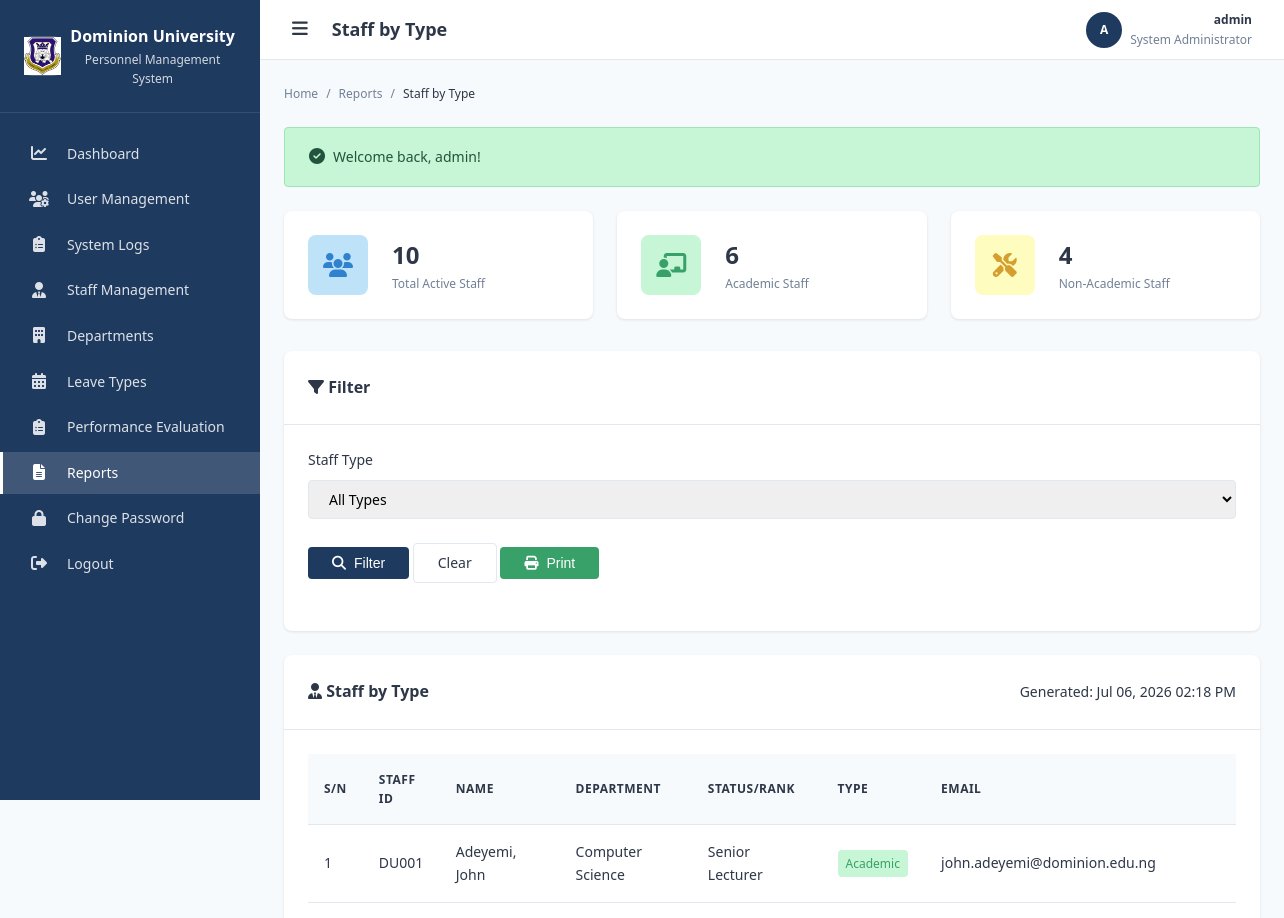
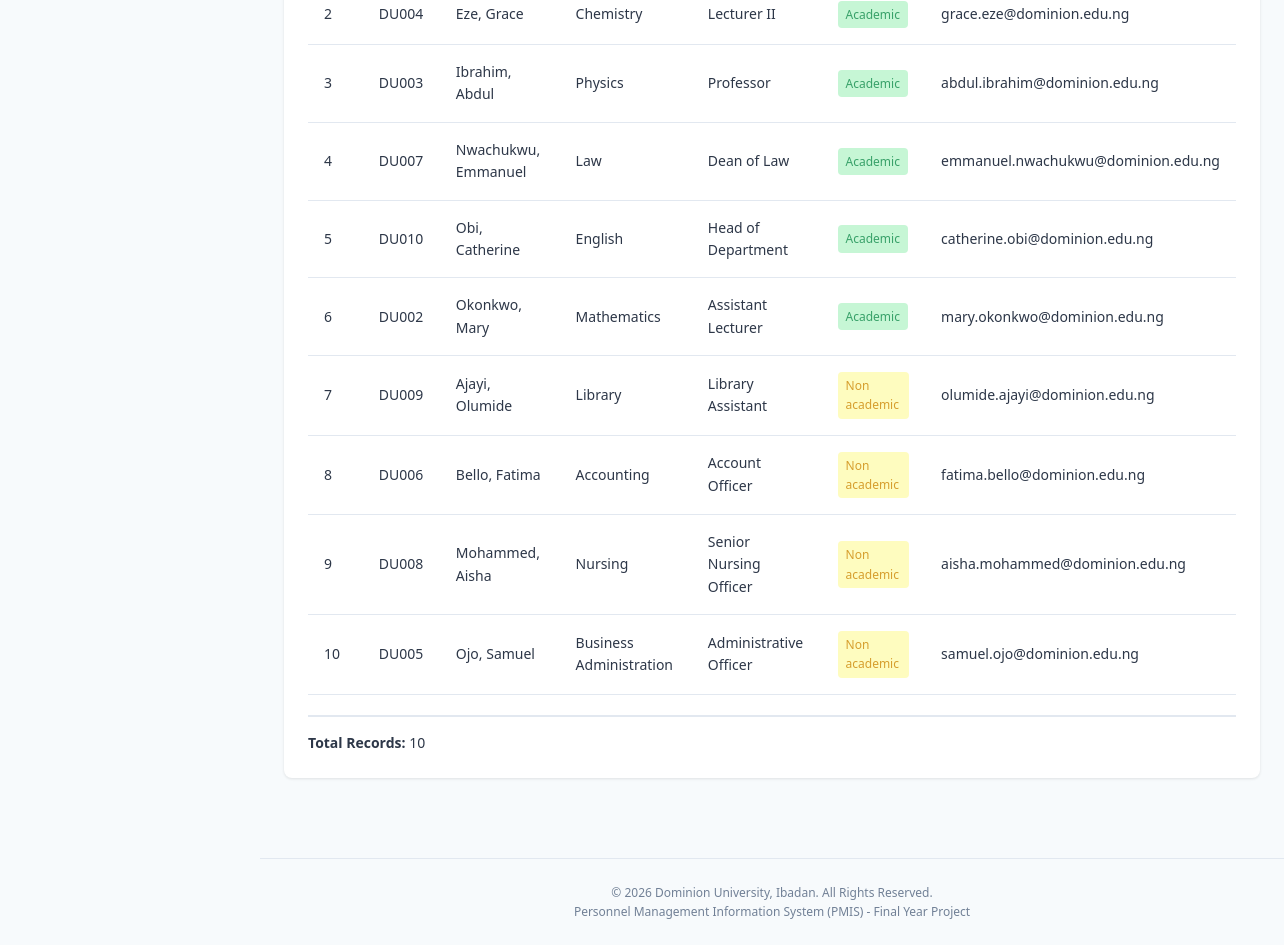
/modules/reports/staff_by_type.php (signed in), run on the app's committed database (2 pictures, top to bottom).
### tables this page shows
CREATE TABLE staff (
    id INT AUTO_INCREMENT PRIMARY KEY,
    staff_id VARCHAR(50) NOT NULL UNIQUE COMMENT 'Unique staff identification number',
    first_name VARCHAR(100) NOT NULL,
    last_name VARCHAR(100) NOT NULL,
    middle_name VARCHAR(100),
    gender ENUM('Male', 'Female', 'Other') NOT NULL,
    date_of_birth DATE,
    marital_status ENUM('Single', 'Married', 'Divorced', 'Widowed'),
    address TEXT,
    phone VARCHAR(20),
    email VARCHAR(100),
    next_of_kin VARCHAR(200),
    height VARCHAR(10),
    qualification VARCHAR(255),
    department_id INT,
    rank VARCHAR(100) COMMENT 'Job title/designation',
    employment_condition ENUM('Permanent', 'Contract', 'Temporary', 'Part-time') DEFAULT 'Permanent',
    date_recruited DATE,
    reason TEXT COMMENT 'Reason for employment/remarks',
    basic_salary DECIMAL(12, 2),
    staff_type ENUM('academic', 'non_academic') NOT NULL,
    passport_photo VARCHAR(255) COMMENT 'Path to passport photo',
    status ENUM('active', 'inactive', 'suspended') DEFAULT 'active',
    created_at TIMESTAMP DEFAULT CURRENT_TIMESTAMP,
    updated_at TIMESTAMP DEFAULT CURRENT_TIMESTAMP ON UPDATE CURRENT_TIMESTAMP,
    
     
    FOREIGN KEY (department_id) REFERENCES departments(id) ON DELETE SET NULL ON UPDATE CASCADE,
    
     
    INDEX idx_staff_id (staff_id),
    INDEX idx_staff_name (last_name, first_name),
    INDEX idx_staff_type (staff_type),
    INDEX idx_staff_status (status),
    INDEX idx_staff_dept (department_id)
);

CREATE TABLE departments (
    id INT AUTO_INCREMENT PRIMARY KEY,
    department_name VARCHAR(100) NOT NULL,
    department_code VARCHAR(20) UNIQUE,
    hod_staff_id INT NULL,
    description TEXT,
    created_at TIMESTAMP DEFAULT CURRENT_TIMESTAMP,
    updated_at TIMESTAMP DEFAULT CURRENT_TIMESTAMP ON UPDATE CURRENT_TIMESTAMP,
    INDEX idx_dept_name (department_name),
    INDEX idx_dept_code (department_code)
);

### modules/reports/staff_by_type.php (the view, shortened to what this page needs)
<?php
require_once '../../includes/functions.php';
require_once '../../includes/role_check.php';
$summaryStmt = $pdo->query("
    SELECT staff_type, COUNT(*) as count
    FROM staff WHERE status = 'active'
    GROUP BY staff_type
");
$typeSummary = $summaryStmt->fetchAll();
$typeCountMap = [];
foreach ($typeSummary as $ts) {
    $typeCountMap[$ts['staff_type']] = $ts['count'];
}
$sql = "
    SELECT s.*, d.department_name
    FROM staff s
    LEFT JOIN departments d ON s.department_id = d.id
    WHERE s.status = 'active'
";
$params = [];
$sql .= " ORDER BY s.staff_type, s.last_name, s.first_name";
$stmt = $pdo->prepare($sql);
$stmt->execute($params);
$staffList = $stmt->fetchAll();
require_once '../../includes/header.php';
require_once '../../includes/sidebar.php';
?>
<div class="dashboard-stats" style="grid-template-columns: repeat(3, 1fr);">
    <div class="stat-card">
        <div class="stat-icon primary"><i class="fas fa-users"></i></div>
        <div class="stat-content">
            <div class="stat-value"><?php echo count($staffList); ?></div>
            <div class="stat-label">Total Active Staff</div>
        </div>
    </div>
    <div class="stat-card">
        <div class="stat-icon success"><i class="fas fa-chalkboard-teacher"></i></div>
        <div class="stat-content">
            <div class="stat-value"><?php echo $typeCountMap['academic'] ?? 0; ?></div>
            <div class="stat-label">Academic Staff</div>
        </div>
    </div>
    <div class="stat-card">
        <div class="stat-icon warning"><i class="fas fa-tools"></i></div>
        <div class="stat-content">
            <div class="stat-value"><?php echo $typeCountMap['non_academic'] ?? 0; ?></div>
            <div class="stat-label">Non-Academic Staff</div>
        </div>
    </div>
</div>
<div class="card mb-3">
    <div class="card-header">
        <h3 class="card-title"><i class="fas fa-filter"></i> Filter</h3>
    </div>
    <div class="card-body">
        <form method="GET" action="">
            <div class="form-row">
                <div class="form-group">
                    <label class="form-label">Staff Type</label>
                    <select name="type" class="form-control">
                        <option value="">All Types</option>
                    </select>
                </div>
            </div>
            <div class="form-group">
                <button type="submit" class="btn btn-primary"><i class="fas fa-search"></i> Filter</button>
                <a href="staff_by_type.php" class="btn btn-outline">Clear</a>
                <button type="button" class="btn btn-success" onclick="window.print()"><i class="fas fa-print"></i> Print</button>
            </div>
        </form>
    </div>
</div>
<div class="card">
    <div class="card-header">
        <h3 class="card-title"><i class="fas fa-user-tie"></i> Staff by Type</h3>
        <span class="text-muted">Generated: <?php echo date('M d, Y h:i A'); ?></span>
    </div>
    <div class="card-body">
        <?php if (!empty($staffList)): ?>
            <div class="table-container">
                <table class="data-table">
                    <thead>
                        <tr>
                            <th>S/N</th>
                            <th>Staff ID</th>
                            <th>Name</th>
                            <th>Department</th>
                            <th>Status/Rank</th>
                            <th>Type</th>
                            <th>Email</th>
                        </tr>
                    </thead>
                    <tbody>
                        <?php $sn = 1; foreach ($staffList as $staff): ?>
                            <tr>
                                <td><?php echo $sn++; ?></td>
                                <td><?php echo escapeOutput($staff['staff_id']); ?></td>
                                <td><?php echo escapeOutput($staff['last_name'] . ', ' . $staff['first_name']); ?></td>
                                <td><?php echo escapeOutput($staff['department_name'] ?? 'N/A'); ?></td>
                                <td><?php echo escapeOutput($staff['rank']); ?></td>
                                <td>
                                    <span class="badge <?php echo $staff['staff_type'] == 'academic' ? 'badge-success' : 'badge-warning'; ?>">
                                        <?php echo ucfirst(str_replace('_', ' ', $staff['staff_type'])); ?>
                                    </span>
                                </td>
                                <td><?php echo escapeOutput($staff['email'] ?? 'N/A'); ?></td>
                            </tr>
                        <?php endforeach; ?>
                    </tbody>
                </table>
            </div>
            <div style="margin-top: 20px; padding-top: 15px; border-top: 2px solid #e2e8f0;">
                <p><strong>Total Records:</strong> <?php echo count($staffList); ?></p>
            </div>
        <?php else: ?>
            <p class="text-center text-muted">No staff found matching the criteria</p>
        <?php endif; ?>
    </div>
</div>
<?php require_once '../../includes/footer.php'; ?>

### data on the page
staff: staff "DU001", last_name+first_name "Adeyemi, John", department.department_name "Computer Science", rank "Senior Lecturer", staff_type "Academic", email "john.adeyemi@dominion.edu.ng"
staff: staff "DU004", last_name+first_name "Eze, Grace", department.department_name "Chemistry", rank "Lecturer II", staff_type "Academic", email "grace.eze@dominion.edu.ng"
staff: staff "DU003", last_name+first_name "Ibrahim, Abdul", department.department_name "Physics", rank "Professor", staff_type "Academic", email "abdul.ibrahim@dominion.edu.ng"
staff: staff "DU007", last_name+first_name "Nwachukwu, Emmanuel", department.department_name "Law", rank "Dean of Law", staff_type "Academic", email "emmanuel.nwachukwu@dominion.edu.ng"
staff: staff "DU010", last_name+first_name "Obi, Catherine", department.department_name "English", rank "Head of Department", staff_type "Academic", email "catherine.obi@dominion.edu.ng"
staff: staff "DU002", last_name+first_name "Okonkwo, Mary", department.department_name "Mathematics", rank "Assistant Lecturer", staff_type "Academic", email "mary.okonkwo@dominion.edu.ng"
staff: staff "DU009", last_name+first_name "Ajayi, Olumide", department.department_name "Library", rank "Library Assistant", staff_type "Non academic", email "olumide.ajayi@dominion.edu.ng"
staff: staff "DU006", last_name+first_name "Bello, Fatima", department.department_name "Accounting", rank "Account Officer", staff_type "Non academic", email "fatima.bello@dominion.edu.ng"
staff: staff "DU008", last_name+first_name "Mohammed, Aisha", department.department_name "Nursing", rank "Senior Nursing Officer", staff_type "Non academic", email "aisha.mohammed@dominion.edu.ng"
staff: staff "DU005", last_name+first_name "Ojo, Samuel", department.department_name "Business Administration", rank "Administrative Officer", staff_type "Non academic", email "samuel.ojo@dominion.edu.ng"

### other printed values
escapeOutput($pageTitle) "Staff by Type"
$currentUserInitials "A"
escapeOutput($currentUserName) "admin"
escapeOutput($currentUserRole) "System Administrator"
escapeOutput($name) "Reports"
escapeOutput($name) "Staff by Type"
escapeOutput($msg['message']) "Welcome back, admin!"
count($staffList) "10"
$typeCountMap['academic'] "6"
$typeCountMap['non_academic'] "4"
